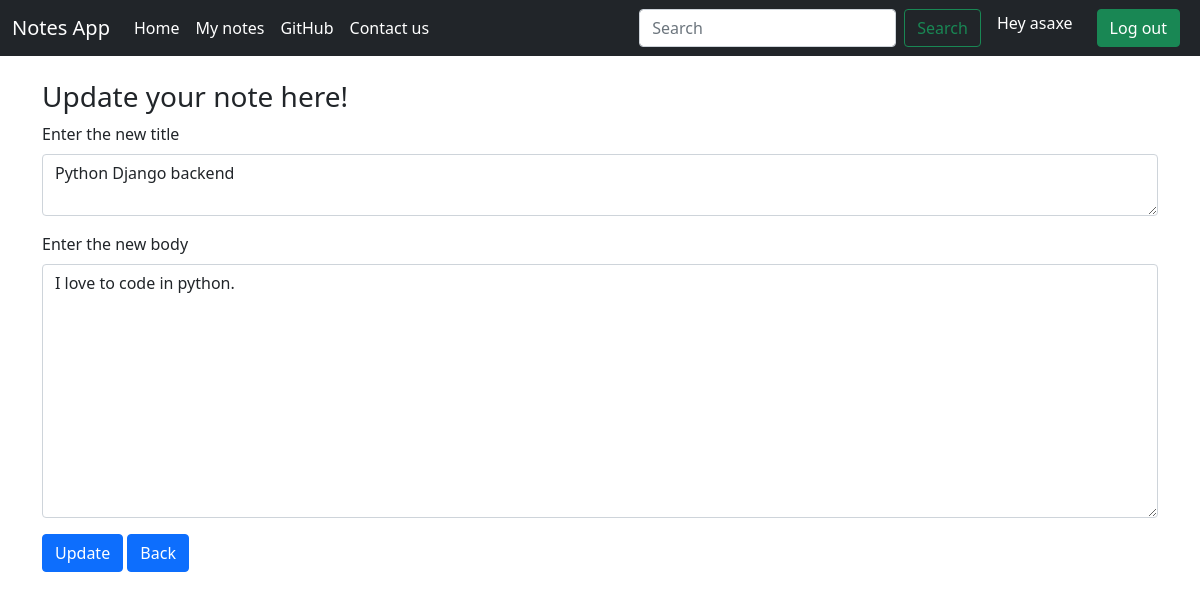
Screenshot of /update/18 (signed in) with the database file from the repository.
### home/models.py (models this page shows, shortened)
class NotesInfo(models.Model):
    id = models.AutoField(primary_key=True)
    title = models.CharField(max_length=50)
    body =models.TextField()
    date = models.DateField(blank=True,null=True)
    user = models.ForeignKey(User,on_delete=CASCADE,null=True)

### home/views.py (the view)
# urls.py: path('update/<int:id>',views.update,name = "update"),
def update(request,id):
    print("This id of the note is",id)
    note = NotesInfo.objects.get(pk=id)
    title = note.title
    body = note.body
    context = {'id':id,'title':title,'body':body}
    return render(request,'update.html',context)

### home/templates/update.html (shortened to what this page needs)
{% extends 'base.html' %}
{% block body %}
<div class="container my-4">
    <h3>Update your note here!</h1>
    <form action="{% url 'edit' id %}" method="POST" class="my-3" style="display: inline;">
        <div class="mb-3">
          <label for="exampleInputEmail1" class="form-label" >Enter the new title</label>
          <textarea type="textarea" class="form-control" id="exampleInputEmail1" name="newtitle" rows="2" >{{title}}</textarea>
        </div>
        <div class="mb-3">
            <label for="exampleInputEmail1" class="form-label" >Enter the new body</label>
            <textarea type="textarea" class="form-control" id="exampleInputEmail1" name="newbody" rows="10" >{{body}}</textarea>
        </div>
        <button id="submitbtn" type="submit" onclick="submitconfirm" class="btn btn-primary" >Update</button>
      </form>
      <form action="{% url 'back' %}" method="post" style="display: inline;">
        <button id="submitbtn" type="submit" class="btn btn-primary">Back</button>
    </form>
</div>
{% endblock body %}

### home/templates/base.html (shortened to what this page needs)
<!doctype html>
<html lang="en">
<head>
    <link href="https://cdn.jsdelivr.net/npm/bootstrap@5.0.0-beta3/dist/css/bootstrap.min.css" rel="stylesheet"
>
</head>
<body>
    <nav class="navbar navbar-expand-lg navbar-dark bg-dark">
        <div class="container-fluid">
            <a class="navbar-brand" href="/">Notes App</a>
            <div class="collapse navbar-collapse" id="navbarSupportedContent">
                <ul class="navbar-nav me-auto mb-2 mb-lg-0">
                    <li class="nav-item">
                        <a class="nav-link active" aria-current="page" href="/">Home</a>
                    </li>
                    {% if user.is_authenticated %}
                    <li class="nav-item">
                        <a class="nav-link active" aria-current="page" href="{% url 'notes' %}">My notes</a>
                    </li>
                    {% else %}
                    <li class="nav-item">
                        <a class="nav-link disabled" aria-current="page" href="{% url 'notes' %}">My notes</a>
                    </li>
                    {% endif %}
                    <li class="nav-item">
                        <a class="nav-link active" aria-current="page" href="github/">GitHub</a>
                    </li>
                    <li class="nav-item">
                        <a class="nav-link active" aria-current="page" href="contactus/">Contact us</a>
                    </li>
                </ul>
                <form action="{% url 'search' %}" method = "POST" class="d-flex">
                    <input class="form-control me-2" type="search" placeholder="Search" name="searchnote" aria-label="Search">
                    <button class="btn btn-outline-success" type="submit">Search</button>
                </form>
                {% if user.is_authenticated %}
                <h6 class="mx-3" style="color: white;">Hey {{request.user}}</h6>
                <form action="logout" method = "POST" class="d-flex">
                    <button class="btn btn-success mx-2" type="submit">Log out</button>
                </form>
                {% endif %}
            </div>
        </div>
    </nav>
    {% block body %}{% endblock body %}
</body>
</html>

### rows the page displays
NotesInfo: newtitle "Python Django backend", newbody "I love to code in python."

### other values shown
{{ request.user }} "asaxe"
